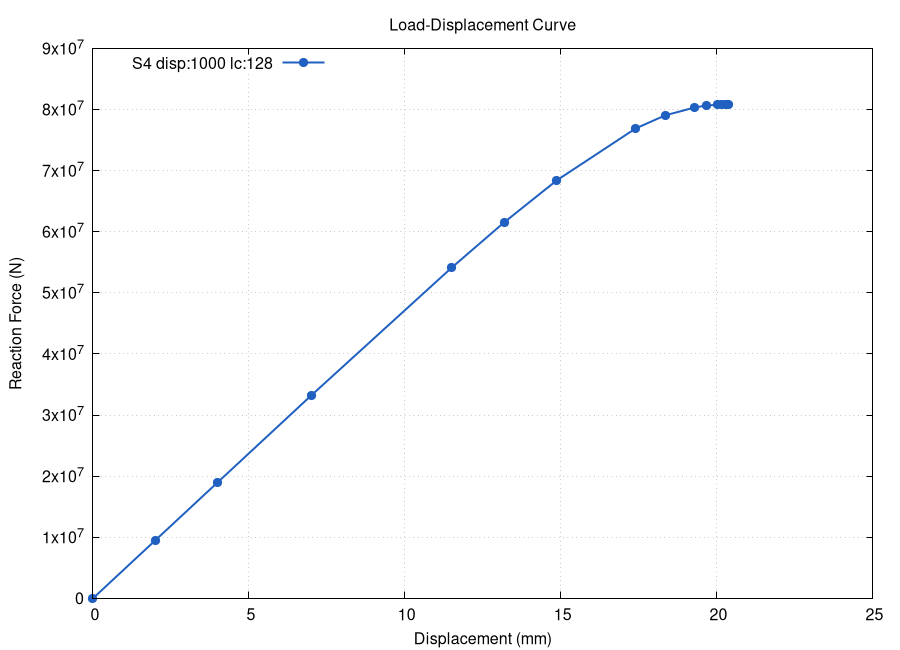

This chart was generated by the following gnuplot code:
set terminal pngcairo size 900,650 enhanced font 'Arial,12'
set output 'graph_nonlinear.png'
set xlabel 'Displacement (mm)'
set ylabel 'Reaction Force (N)'
set title 'Load-Displacement Curve'
set grid
set key top left

plot \
    'graph_nonlinear.dat'    using 2:(-$4) with linespoints pt 7 ps 1.2 lw 2 lc rgb '#2060c0' title 'S4 disp:1000 lc:128'
    
